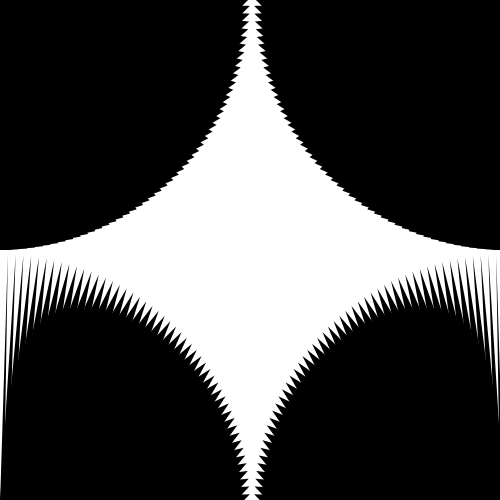
Frame 1 (no input)
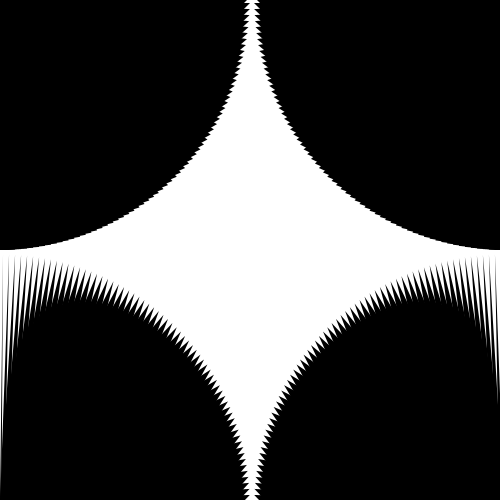
Frame 60 (the mouse pressed at the canvas centre just before this capture)
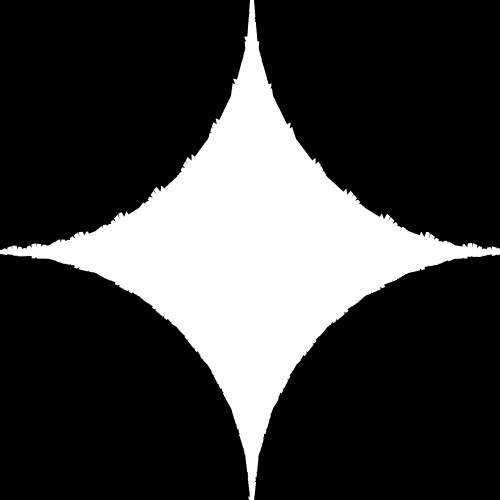
Frame 120 (the mouse held since frame 60 and released just before this capture)

The Processing sketch that drew these frames (run headless with seeded random() and noise(); from frame 60 on, the mouse is pressed at the canvas centre):

// Processing sketch: processing_46907
// ── processing_46907.pde

float rayas = 200;
float inc = 1;
float angd=PI/2;
int rad1=2;
int rad2=250;
 
int cx = 0;
int cy = 0;
int vx = 0;
int vy = 0;
 
void setup() {
  noCursor();
  colorMode(RGB, 1);
  frameRate(45);
  size(500,500);
  background(1);
  fill(0);
  smooth();
  noStroke();
 
 }
 
void draw() {
   
  background(1);
  rayas+=inc;
   
  angd=TWO_PI/(2*rayas);
  for (int i = 0; i<rayas; i++) {
     
  float ang1=2*i*angd;
  float ang2=ang1+angd;
   
  vx=width+2*rad1;
  vy=height+2*rad1;
  
  float sang1=sin(ang1*mouseX);
  float cang1=cos(ang1*mouseY);
  float sang2=sin(ang2);
  float cang2=cos(ang2);
   
   
  quad(cx+rad1*sang1, cy+rad1*cang1,
       cx+rad1*sang2, cy+rad1*cang2,
       cx+rad2*sang2, cy+rad2*cang2,
       cx+rad2*sang1, cy+rad2*cang1);
     
   quad(vx+rad1*sang1, vy+rad1*cang1,
        vx+rad1*sang2, vy+rad1*cang2,
        vx+rad2*sang2, vy+rad2*cang2,
        vx+rad2*sang1, vy+rad2*cang1);
     
   quad(vx+rad1*sang1, cy+rad1*cang1,
        vx+rad1*sang2, cy+rad1*cang2,
        vx+rad2*sang2, cy+rad2*cang2,
        vx+rad2*sang1, cy+rad2*cang1);
     
   quad(cx+rad1*sang1, vy+rad1*cang1,
        cx+rad1*sang2, vy+rad1*cang2,
        cx+rad2*sang2, vy+rad2*cang2,
        cx+rad2*sang1, vy+rad2*cang1);
     
     
  }}
  
  void mousePressed(){
     float sang1=sin(cx*mouseX);
    
}
